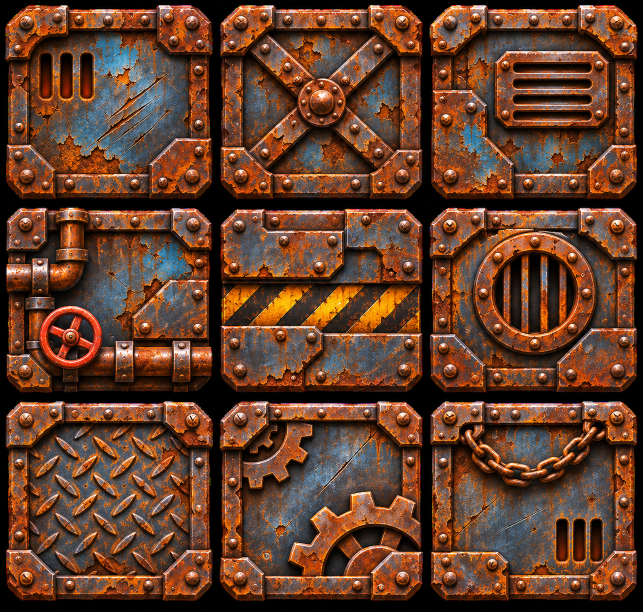
#> input picture assets/kaynak/metal_pasli.png, 1285 x 1224 px (shown at 1/2 size); its folder holds 4 pictures in this run
$ python metalKes.py
#> lines starting #> are read from the running program, lines starting #| are printed output that depends on the picture; after the words box and inside, x2 and y2 are one past the last pixel; in counts of white or black regions, pixels touching at a corner belong together
# 4. bölüm demosu (v1.66): metal karo sayfaları (3×3, siyah zemin) → karo/metal_<kat>.png (9 karo yan yana, her biri 128 px)
#   kaynak/metal_pasli.png → pasli (alt kat) · metal_koyu.png → koyu (orta kat) · metal_parlak.png → parlak (üst kat)
# Her karo kendi kutusundan kırpılır (köşe yuvarlaklığı kalmasın diye kenardan %2 içeri), kare yapılır.
import numpy as np
from PIL import Image
from scipy import ndimage
KOK = __file__.rsplit('/araclar/', 1)[0]
B = 128
for ad in ('pasli', 'koyu', 'parlak'):
    im = Image.open(KOK + '/assets/kaynak/metal_' + ad + '.png').convert('RGB')
#> im is the input picture: PIL image 1285x1224 RGB; mean R, G, B 100, 61.8, 41.9
    a = np.array(im).astype(int)
    m = a.max(-1) > 28
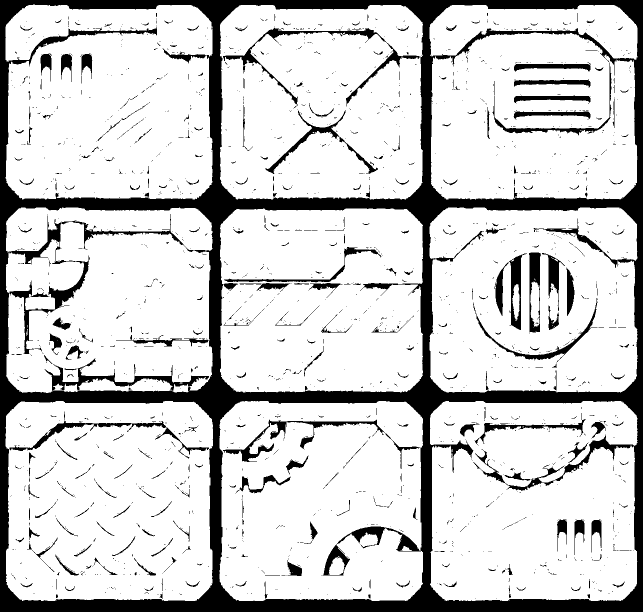
#> m: shape (1224, 1285) bool (shown at 1/2 size); 81.6% white; 1903 black regions (1616 under 20 px), largest, box (x1, y1, x2, y2) and area: (0, 0, 1285, 1224) 225053, (446, 55, 839, 217) 4594, (446, 839, 839, 938) 3867
    # ızgara: satır / sütun doluluğu düşük olan yerler oluk; aradaki 3 dolu aralık karo
    def araliklar(oran):
        dolu = oran > 0.35
        r, bas = [], None
        for i, d in enumerate(np.r_[dolu, False]):
            if d and bas is None: bas = i
            if not d and bas is not None:
                if i - bas > 100: r.append((bas, i))
                bas = None
#> this loop made 1225 passes
#> d on passes 1 to 12: False, False, False, False, False, False, False, False, False, False, False, False
#> after the loop, r = [(12, 397), (418, 784), (806, 1200)]
        return r
    sat, sut = araliklar(m.mean(1)), araliklar(m.mean(0))
#> the loop in araliklar (call 2), `for i, d in enumerate(np.r_[dolu, False]):` made 1286 passes
#> sat = [(12, 397), (418, 784), (806, 1200)]; sut = [(14, 421), (442, 844), (862, 1273)]
    assert len(sat) == 3 and len(sut) == 3, (ad, sat, sut)
    k = [(slice(a, b), slice(c, d)) for a, b in sat for c, d in sut]
#> k = 9 items
    out = Image.new('RGB', (B * 9, B))
#> out: PIL image 1152x128 RGB; every value is 0
    for i, s in enumerate(k):
        y0, y1, x0, x1 = s[0].start, s[0].stop, s[1].start, s[1].stop
        py, px = int((y1 - y0) * 0.02), int((x1 - x0) * 0.02)
        out.paste(im.crop((x0 + px, y0 + py, x1 - px, y1 - py)).resize((B, B), Image.LANCZOS), (i * B, 0))
#> this loop made 9 passes
#> (y0, y1, x0, x1) on passes 1 to 9: (12, 397, 14, 421), (12, 397, 442, 844), (12, 397, 862, 1273), (418, 784, 14, 421), (418, 784, 442, 844), (418, 784, 862, 1273), (806, 1200, 14, 421), (806, 1200, 442, 844), (806, 1200, 862, 1273)
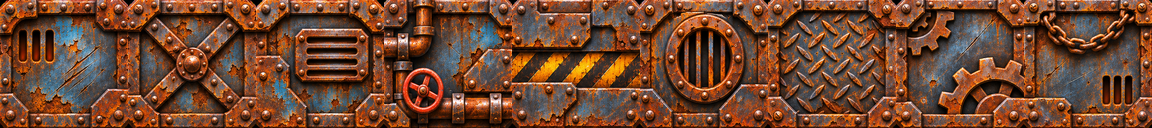
#> out: PIL image 1152x128 RGB; mean R, G, B 113.5, 70.8, 48
    out.save(KOK + '/assets/karo/metal_' + ad + '.png', optimize=True)
    print(ad, 'ok')
#> pass 2 of the loop `for ad in ('pasli', 'koyu', 'parlak'):`:
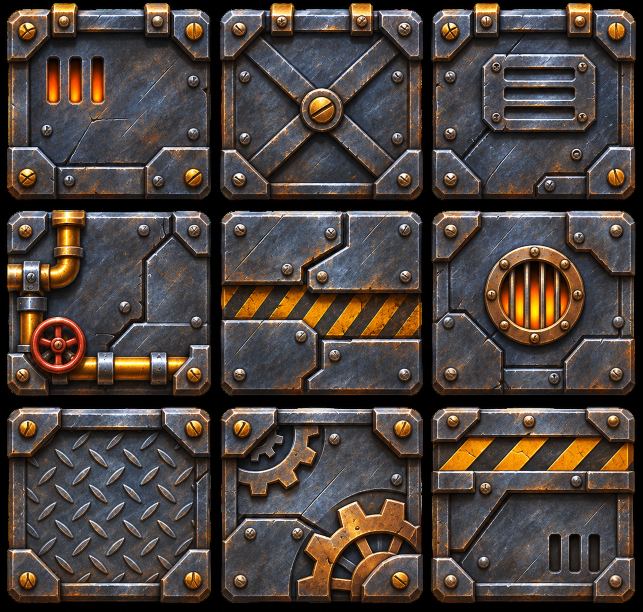
#> input picture assets/kaynak/metal_koyu.png, 1285 x 1224 px (shown at 1/2 size)
#> im is the input picture: PIL image 1285x1224 RGB; mean R, G, B 75.5, 65.9, 61.1
#> `m = a.max(-1) > 28`:
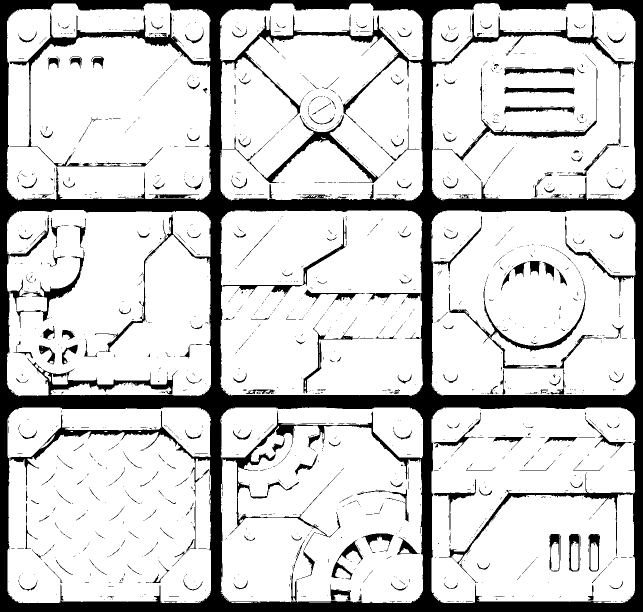
#> m: shape (1224, 1285) bool (shown at 1/2 size); 81.4% white; 1839 black regions (1606 under 20 px), largest, box (x1, y1, x2, y2) and area: (0, 0, 1285, 1224) 241476, (497, 230, 790, 366) 3397, (898, 566, 1171, 737) 3095
#> sat = [(18, 398), (422, 790), (815, 1203)]; sut = [(15, 421), (442, 844), (864, 1270)]
#> the loop `for i, s in enumerate(k):` made 9 passes
#> (y0, y1, x0, x1) on passes 1 to 8: (18, 398, 15, 421), (18, 398, 442, 844), (18, 398, 864, 1270), (422, 790, 15, 421), (422, 790, 442, 844), (422, 790, 864, 1270), (815, 1203, 15, 421), (815, 1203, 442, 844)
#> after the loop `for i, s in enumerate(k):`:
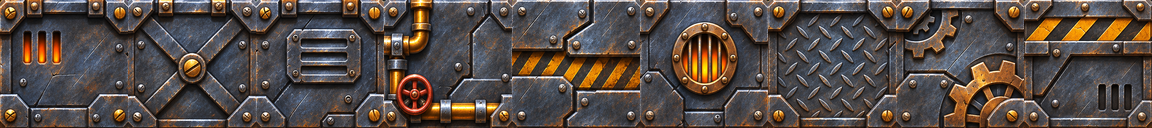
#> out: PIL image 1152x128 RGB; mean R, G, B 85.8, 75.3, 70.1
#> pass 3 of the loop `for ad in ('pasli', 'koyu', 'parlak'):`:
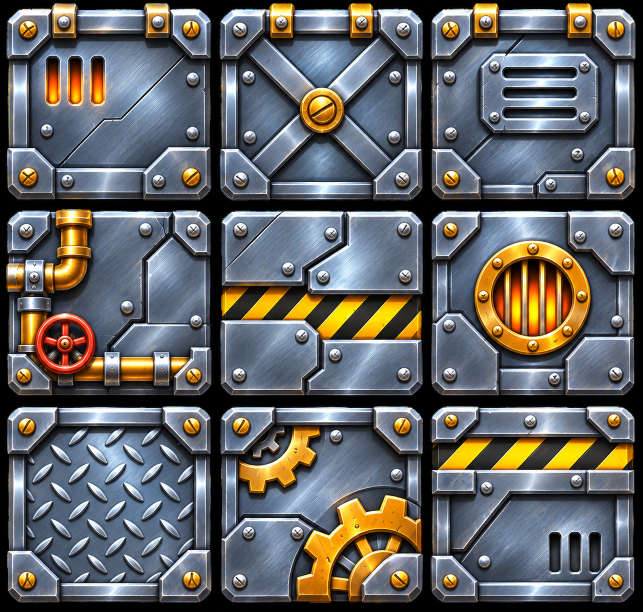
#> input picture assets/kaynak/metal_parlak.png, 1285 x 1224 px (shown at 1/2 size)
#> im is the input picture: PIL image 1285x1224 RGB; mean R, G, B 99, 99.4, 99.5
#> `m = a.max(-1) > 28`:
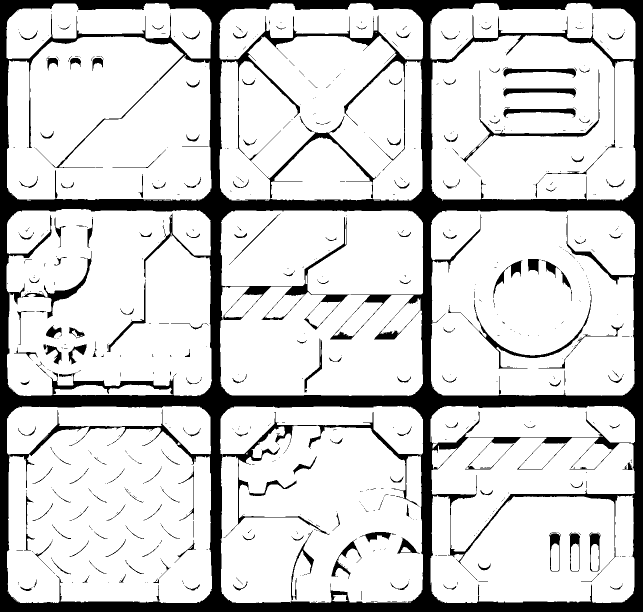
#> m: shape (1224, 1285) bool (shown at 1/2 size); 82.7% white; 716 black regions (537 under 20 px), largest, box (x1, y1, x2, y2) and area: (0, 0, 1285, 1224) 235612, (523, 434, 699, 660) 2747, (896, 582, 1183, 738) 2030
#> sat = [(17, 399), (421, 791), (813, 1205)]; sut = [(15, 421), (441, 845), (863, 1269)]
#> the loop `for i, s in enumerate(k):` made 9 passes
#> (y0, y1, x0, x1) on passes 1 to 8: (17, 399, 15, 421), (17, 399, 441, 845), (17, 399, 863, 1269), (421, 791, 15, 421), (421, 791, 441, 845), (421, 791, 863, 1269), (813, 1205, 15, 421), (813, 1205, 441, 845)
#> after the loop `for i, s in enumerate(k):`:
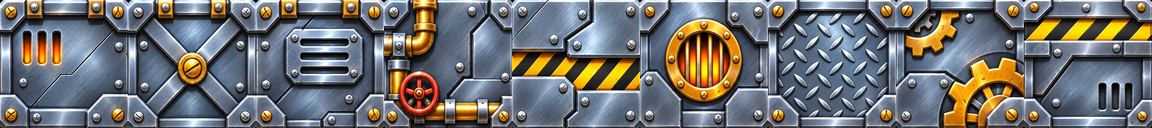
#> out: PIL image 1152x128 RGB; mean R, G, B 112.8, 113.2, 113.3
